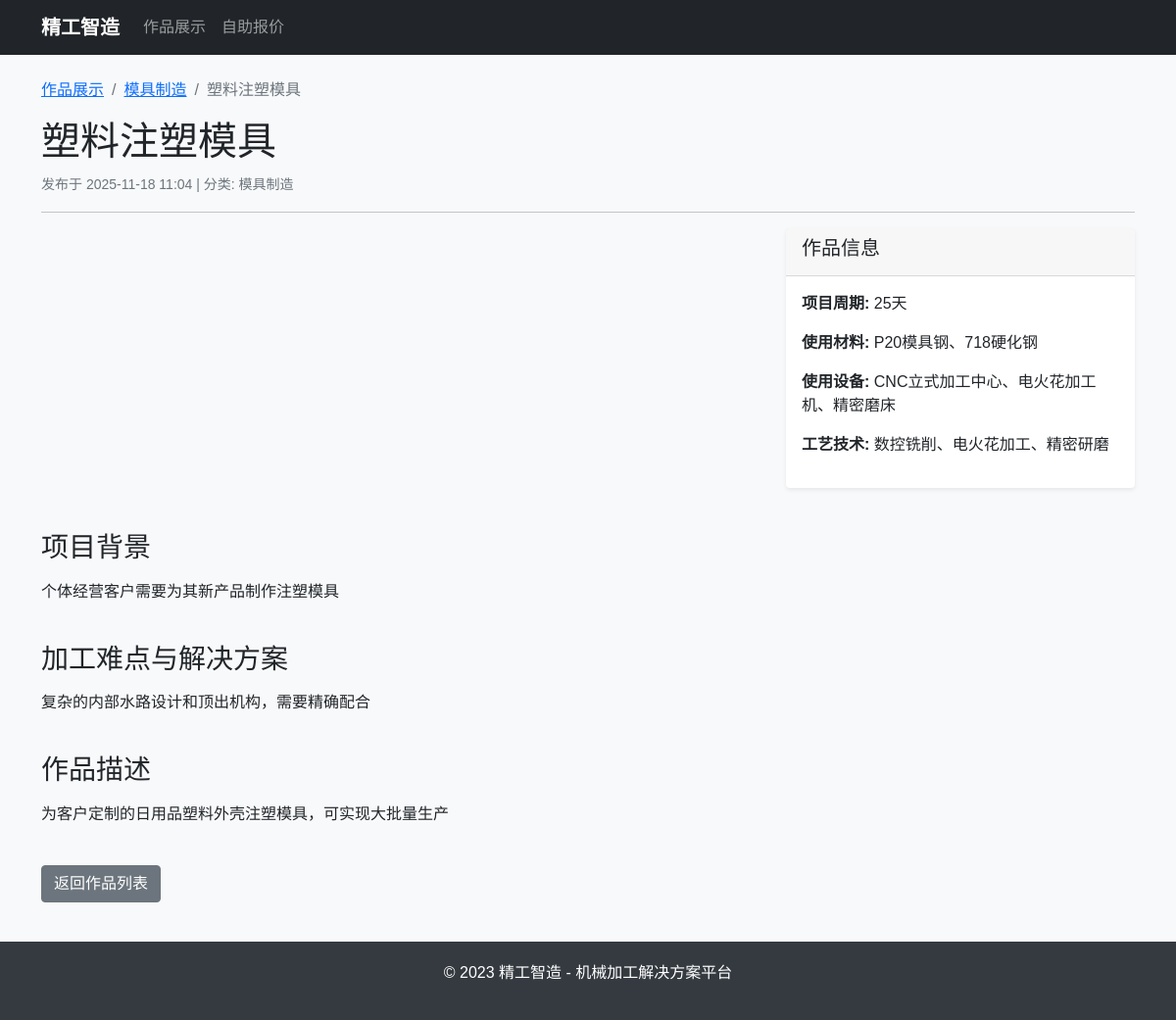
Screenshot of /gallery/work/6/ with the database file from the repository.
### gallery/models.py (models this page shows, shortened)
class Work(models.Model):
    WORK_CATEGORIES = [
        ('precise_part', '精密零件'),
        ('fixture', '工装夹具'),
        ('production_line', '生产线集成'),
        ('concept_design', '概念设计'),
    ]
    title = models.CharField(max_length=200, verbose_name='作品标题')
    description = models.TextField(verbose_name='作品描述')
    category = models.ForeignKey(Category, on_delete=models.CASCADE, verbose_name='分类')
    image = models.ImageField(upload_to='works/images/', blank=True, verbose_name='展示图片')
    project_background = models.TextField(verbose_name='项目背景')
    model_file = models.FileField(upload_to='works/models/', blank=True, verbose_name='3D模型文件')
    process_difficulties = models.TextField(verbose_name='加工难点与解决方案')
    equipment_used = models.TextField(verbose_name='使用设备')
    materials = models.TextField(verbose_name='材料')
    process_techniques = models.TextField(verbose_name='工艺')
    project_duration = models.CharField(max_length=100, verbose_name='项目周期')
    video_url = models.URLField(blank=True, verbose_name='视频链接')
    is_featured = models.BooleanField(default=False, verbose_name='推荐作品')
    created_at = models.DateTimeField(auto_now_add=True, verbose_name='创建时间')
    updated_at = models.DateTimeField(auto_now=True, verbose_name='更新时间')
    class Meta:
        verbose_name = '作品'
        verbose_name_plural = '作品'
        ordering = ['-created_at']

class Category(models.Model):
    name = models.CharField(max_length=100, unique=True, verbose_name='分类名称')
    slug = models.SlugField(max_length=100, blank=True, verbose_name='URL标识')
    description = models.TextField(blank=True, verbose_name='分类描述')
    created_at = models.DateTimeField(auto_now_add=True, verbose_name='创建时间')
    class Meta:
        verbose_name = '作品分类'
        verbose_name_plural = '作品分类'
        ordering = ['name']

### gallery/views.py (the view)
# urls.py: path('work/<int:id>/', views.work_detail, name='work_detail'),
def work_detail(request, id):
    work = get_object_or_404(Work, id=id)
    context = {
        'work': work,
    }
    return render(request, 'gallery/work_detail.html', context)

### templates/gallery/work_detail.html (shortened to what this page needs)
{% extends 'base.html' %}
{% block content %}
<div class="row">
    <div class="col-12">
        <nav aria-label="breadcrumb">
            <ol class="breadcrumb">
                <li class="breadcrumb-item"><a href="{% url 'gallery:work_list' %}">作品展示</a></li>
                <li class="breadcrumb-item"><a href="{% url 'gallery:work_list_by_category' work.category.slug %}">{{ work.category.name }}</a></li>
                <li class="breadcrumb-item active" aria-current="page">{{ work.title }}</li>
            </ol>
        </nav>
    </div>
</div>
<div class="row">
    <div class="col-12">
        <h1>{{ work.title }}</h1>
        <p class="text-muted">
            <small>
                发布于 {{ work.created_at|date:"Y-m-d H:i" }} |
                分类: {{ work.category.name }}
            </small>
        </p>
        <hr>
    </div>
</div>
<div class="row mb-4">
    <div class="col-md-8">
    </div>
    <div class="col-md-4">
        <div class="card">
            <div class="card-header">
                <h5>作品信息</h5>
            </div>
            <div class="card-body">
                <p><strong>项目周期:</strong> {{ work.project_duration }}</p>
                <p><strong>使用材料:</strong> {{ work.materials }}</p>
                <p><strong>使用设备:</strong> {{ work.equipment_used }}</p>
                <p><strong>工艺技术:</strong> {{ work.process_techniques }}</p>
            </div>
        </div>
    </div>
</div>
<div class="row mb-4">
    <div class="col-12">
        <h3>项目背景</h3>
        <p>{{ work.project_background|linebreaks }}</p>
    </div>
</div>
<div class="row mb-4">
    <div class="col-12">
        <h3>加工难点与解决方案</h3>
        <p>{{ work.process_difficulties|linebreaks }}</p>
    </div>
</div>
<div class="row">
    <div class="col-12">
        <h3>作品描述</h3>
        <p>{{ work.description|linebreaks }}</p>
    </div>
</div>
<div class="row mt-4">
    <div class="col-12">
        <a href="{% url 'gallery:work_list' %}" class="btn btn-secondary">返回作品列表</a>
    </div>
</div>
{% endblock %}

### templates/base.html (style rules this page uses)
body { font-family: 'Microsoft YaHei', sans-serif; background-color: #f8f9fa; }
.card { margin-bottom: 20px; border: none; box-shadow: 0 0.125rem 0.25rem rgba(0, 0, 0, 0.075); transition: box-shadow 0.3s ease-in-out; }

### rows the page displays
Work: category.name "模具制造", title "塑料注塑模具", created_at "2025-11-18 11:04", project_duration "25天", materials "P20模具钢、718硬化钢", equipment_used "CNC立式加工中心、电火花加工机、精密磨床", process_techniques "数控铣削、电火花加工、精密研磨", project_background "个体经营客户需要为其新产品制作注塑模具", process_difficulties "复杂的内部水路设计和顶出机构，需要精确配合", description "为客户定制的日用品塑料外壳注塑模具，可实现大批量生产"
